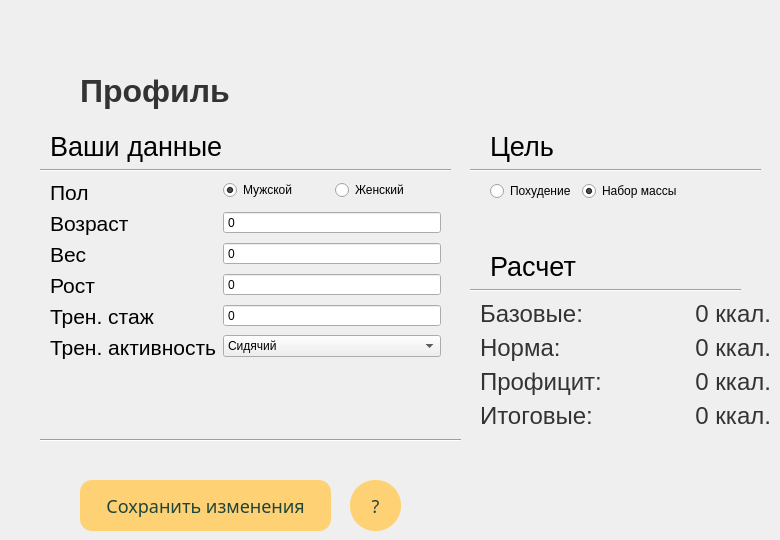
    <widget class="QWidget" name="page_2">
     <property name="styleSheet">
      <string notr="true"/>
     </property>
     <widget class="QPushButton" name="saveProfilePushButton">
      <property name="geometry">
       <rect>
        <x>80</x>
        <y>480</y>
        <width>251</width>
        <height>51</height>
       </rect>
      </property>
      <property name="font">
       <font>
        <family>Segoe UI Bold</family>
        <pointsize>-1</pointsize>
        <italic>false</italic>
        <fontweight>Medium</fontweight>
       </font>
      </property>
      <property name="mouseTracking">
       <bool>true</bool>
      </property>
      <property name="tabletTracking">
       <bool>false</bool>
      </property>
      <property name="acceptDrops">
       <bool>false</bool>
      </property>
      <property name="autoFillBackground">
       <bool>false</bool>
      </property>
      <property name="styleSheet">
       <string notr="true">QPushButton {
    background-color: rgb(255, 209, 117);
    color: #1e4539;
    border-radius: 12px;
    padding: 6px 18px;
    font-family: &quot;Segoe UI Bold&quot;;
    font-size: 18px;
}

QPushButton:hover {
    color: #000000;
	background-color: rgb(17, 255, 137);
}

QPushButton:checked {
    background-color: #d4ebd2;
}</string>
      </property>
      <property name="text">
       <string>Сохранить изменения</string>
      </property>
      <property name="checkable">
       <bool>false</bool>
      </property>
      <property name="default">
       <bool>true</bool>
      </property>
     </widget>
     <widget class="QLabel" name="label_20">
      <property name="geometry">
       <rect>
        <x>80</x>
        <y>70</y>
        <width>241</width>
        <height>41</height>
       </rect>
      </property>
      <property name="font">
       <font>
        <family>Segoe UI</family>
        <pointsize>24</pointsize>
        <italic>false</italic>
        <bold>true</bold>
       </font>
      </property>
      <property name="styleSheet">
       <string notr="true">
QLabel {
	font: 700 24pt &quot;Segoe UI&quot;;
	color: #333333;
}</string>
      </property>
      <property name="text">
       <string>Профиль</string>
      </property>
     </widget>
     <widget class="QPushButton" name="infoButton">
      <property name="geometry">
       <rect>
        <x>350</x>
        <y>480</y>
        <width>51</width>
        <height>51</height>
       </rect>
      </property>
      <property name="font">
       <font>
        <family>Segoe UI Bold</family>
        <pointsize>-1</pointsize>
        <italic>false</italic>
        <fontweight>Medium</fontweight>
       </font>
      </property>
      <property name="mouseTracking">
       <bool>true</bool>
      </property>
      <property name="tabletTracking">
       <bool>false</bool>
      </property>
      <property name="acceptDrops">
       <bool>false</bool>
      </property>
      <property name="autoFillBackground">
       <bool>false</bool>
      </property>
      <property name="styleSheet">
       <string notr="true">QPushButton {
    background-color: rgb(255, 209, 117);
    color: #1e4539;
    border-radius: 25px;
    padding: 6px 18px;
    font-family: &quot;Segoe UI Bold&quot;;
    font-size: 18px;
}

QPushButton:hover {
    color: #000000;
	background-color: rgb(17, 255, 137);
}

QPushButton:checked {
    background-color: #d4ebd2;
}</string>
      </property>
      <property name="text">
       <string>?</string>
      </property>
      <property name="checkable">
       <bool>false</bool>
      </property>
      <property name="default">
       <bool>true</bool>
      </property>
     </widget>
     <widget class="QWidget" name="layoutWidget">
      <property name="geometry">
       <rect>
        <x>480</x>
        <y>300</y>
        <width>291</width>
        <height>186</height>
       </rect>
      </property>
      <layout class="QFormLayout" name="formLayout_3">
       <item row="0" column="0">
        <widget class="QLabel" name="BMRProfileLabel_3">
         <property name="font">
          <font>
           <family>Segoe UI</family>
           <pointsize>18</pointsize>
          </font>
         </property>
         <property name="styleSheet">
          <string notr="true">QLabel {
	font-family: &quot;Segoe UI&quot;;
	color: #333333;
}</string>
         </property>
         <property name="text">
          <string>Базовые:</string>
         </property>
         <property name="textFormat">
          <enum>Qt::TextFormat::AutoText</enum>
         </property>
        </widget>
       </item>
       <item row="0" column="1">
        <widget class="QLabel" name="BMRProfileLabel">
         <property name="font">
          <font>
           <family>Segoe UI</family>
           <pointsize>18</pointsize>
          </font>
         </property>
         <property name="styleSheet">
          <string notr="true">QLabel {
	font-family: &quot;Segoe UI&quot;;
	color: #333333;
}</string>
         </property>
         <property name="text">
          <string>&lt;html&gt;&lt;head/&gt;&lt;body&gt;&lt;p align=&quot;right&quot;&gt;0 ккал.&lt;/p&gt;&lt;/body&gt;&lt;/html&gt;</string>
         </property>
         <property name="wordWrap">
          <bool>false</bool>
         </property>
        </widget>
       </item>
       <item row="1" column="0">
        <widget class="QLabel" name="label_3">
         <property name="font">
          <font>
           <family>Segoe UI</family>
           <pointsize>18</pointsize>
          </font>
         </property>
         <property name="styleSheet">
          <string notr="true">QLabel {
	font-family: &quot;Segoe UI&quot;;
	color: #333333;
}</string>
         </property>
         <property name="text">
          <string>Норма:</string>
         </property>
         <property name="textFormat">
          <enum>Qt::TextFormat::AutoText</enum>
         </property>
        </widget>
       </item>
       <item row="1" column="1">
        <widget class="QLabel" name="TDEEProfileLabel">
         <property name="font">
          <font>
           <family>Segoe UI</family>
           <pointsize>18</pointsize>
          </font>
         </property>
         <property name="styleSheet">
          <string notr="true">QLabel {
	font-family: &quot;Segoe UI&quot;;
	color: #333333;
}</string>
         </property>
         <property name="text">
          <string>&lt;html&gt;&lt;head/&gt;&lt;body&gt;&lt;p align=&quot;right&quot;&gt;0 ккал.&lt;/p&gt;&lt;/body&gt;&lt;/html&gt;</string>
         </property>
         <property name="wordWrap">
          <bool>false</bool>
         </property>
        </widget>
       </item>
       <item row="2" column="0">
        <widget class="QLabel" name="surplusProfileTextLabel">
         <property name="font">
          <font>
           <family>Segoe UI</family>
           <pointsize>18</pointsize>
          </font>
         </property>
         <property name="styleSheet">
          <string notr="true">QLabel {
	font-family: &quot;Segoe UI&quot;;
	color: #333333;
}</string>
         </property>
         <property name="text">
          <string>Профицит:</string>
         </property>
        </widget>
       </item>
       <item row="2" column="1">
        <widget class="QLabel" name="surplusProfileLabel">
         <property name="font">
          <font>
           <family>Segoe UI</family>
           <pointsize>18</pointsize>
          </font>
         </property>
         <property name="styleSheet">
          <string notr="true">QLabel {
	font-family: &quot;Segoe UI&quot;;
	color: #333333;
}</string>
         </property>
         <property name="text">
          <string>&lt;html&gt;&lt;head/&gt;&lt;body&gt;&lt;p align=&quot;right&quot;&gt;0 ккал.&lt;/p&gt;&lt;/body&gt;&lt;/html&gt;</string>
         </property>
        </widget>
       </item>
       <item row="3" column="0">
        <widget class="QLabel" name="label_2">
         <property name="font">
          <font>
           <family>Segoe UI</family>
           <pointsize>18</pointsize>
          </font>
         </property>
         <property name="styleSheet">
          <string notr="true">QLabel {
	font-family: &quot;Segoe UI&quot;;
	color: #333333;
}</string>
         </property>
         <property name="text">
          <string>Итоговые:</string>
         </property>
        </widget>
       </item>
       <item row="3" column="1">
        <widget class="QLabel" name="targetCaloriesProfileLabel">
         <property name="font">
          <font>
           <family>Segoe UI</family>
           <pointsize>18</pointsize>
          </font>
         </property>
         <property name="styleSheet">
          <string notr="true">QLabel {
	font-family: &quot;Segoe UI&quot;;
	color: #333333;
}</string>
         </property>
         <property name="text">
          <string>&lt;html&gt;&lt;head/&gt;&lt;body&gt;&lt;p align=&quot;right&quot;&gt;0 ккал.&lt;/p&gt;&lt;/body&gt;&lt;/html&gt;</string>
         </property>
        </widget>
       </item>
      </layout>
     </widget>
     <widget class="Line" name="line">
      <property name="geometry">
       <rect>
        <x>40</x>
        <y>430</y>
        <width>421</width>
        <height>21</height>
       </rect>
      </property>
      <property name="orientation">
       <enum>Qt::Orientation::Horizontal</enum>
      </property>
     </widget>
     <widget class="QLabel" name="label_12">
      <property name="geometry">
       <rect>
        <x>490</x>
        <y>130</y>
        <width>71</width>
        <height>33</height>
       </rect>
      </property>
      <property name="font">
       <font>
        <family>Segoe UI</family>
        <pointsize>20</pointsize>
       </font>
      </property>
      <property name="text">
       <string>Цель</string>
      </property>
     </widget>
     <widget class="QLabel" name="label_21">
      <property name="geometry">
       <rect>
        <x>50</x>
        <y>130</y>
        <width>191</width>
        <height>33</height>
       </rect>
      </property>
      <property name="font">
       <font>
        <family>Segoe UI</family>
        <pointsize>20</pointsize>
       </font>
      </property>
      <property name="text">
       <string>Ваши данные</string>
      </property>
     </widget>
     <widget class="Line" name="line_2">
      <property name="geometry">
       <rect>
        <x>470</x>
        <y>280</y>
        <width>271</width>
        <height>21</height>
       </rect>
      </property>
      <property name="orientation">
       <enum>Qt::Orientation::Horizontal</enum>
      </property>
     </widget>
     <widget class="QLabel" name="label_22">
      <property name="geometry">
       <rect>
        <x>490</x>
        <y>250</y>
        <width>171</width>
        <height>33</height>
       </rect>
      </property>
      <property name="font">
       <font>
        <family>Segoe UI</family>
        <pointsize>20</pointsize>
       </font>
      </property>
      <property name="text">
       <string>Расчет</string>
      </property>
     </widget>
     <widget class="Line" name="line_3">
      <property name="geometry">
       <rect>
        <x>40</x>
        <y>160</y>
        <width>411</width>
        <height>21</height>
       </rect>
      </property>
      <property name="orientation">
       <enum>Qt::Orientation::Horizontal</enum>
      </property>
     </widget>
     <widget class="Line" name="line_4">
      <property name="geometry">
       <rect>
        <x>470</x>
        <y>160</y>
        <width>291</width>
        <height>21</height>
       </rect>
      </property>
      <property name="orientation">
       <enum>Qt::Orientation::Horizontal</enum>
      </property>
     </widget>
     <widget class="QWidget" name="layoutWidget">
      <property name="geometry">
       <rect>
        <x>490</x>
        <y>180</y>
        <width>189</width>
        <height>22</height>
       </rect>
      </property>
      <layout class="QHBoxLayout" name="horizontalLayout_2">
       <item>
        <widget class="QRadioButton" name="lossButton">
         <property name="text">
          <string>Похудение</string>
         </property>
         <attribute name="buttonGroup">
          <string notr="true">goalButtonGroup</string>
         </attribute>
        </widget>
       </item>
       <item>
        <widget class="QRadioButton" name="gainButton">
         <property name="text">
          <string>Набор массы</string>
         </property>
         <property name="checked">
          <bool>true</bool>
         </property>
         <attribute name="buttonGroup">
          <string notr="true">goalButtonGroup</string>
         </attribute>
        </widget>
       </item>
      </layout>
     </widget>
     <widget class="QWidget" name="layoutWidget">
      <property name="geometry">
       <rect>
        <x>50</x>
        <y>180</y>
        <width>391</width>
        <height>234</height>
       </rect>
      </property>
      <layout class="QFormLayout" name="formLayout">
       <item row="0" column="0">
        <widget class="QLabel" name="label_11">
         <property name="font">
          <font>
           <family>Segoe UI</family>
           <pointsize>16</pointsize>
          </font>
         </property>
         <property name="text">
          <string>Пол</string>
         </property>
        </widget>
       </item>
       <item row="0" column="1">
        <layout class="QHBoxLayout" name="genderLayout">
         <item>
          <widget class="QRadioButton" name="genderMaleRadioButton">
           <property name="text">
            <string>Мужской</string>
           </property>
           <property name="checked">
            <bool>true</bool>
           </property>
           <attribute name="buttonGroup">
            <string notr="true">genderButtonGroup</string>
           </attribute>
          </widget>
         </item>
         <item>
          <widget class="QRadioButton" name="genderFemaleRadioButton">
           <property name="text">
            <string>Женский</string>
           </property>
           <attribute name="buttonGroup">
            <string notr="true">genderButtonGroup</string>
           </attribute>
          </widget>
         </item>
        </layout>
       </item>
       <item row="1" column="0">
        <widget class="QLabel" name="label_5">
         <property name="font">
          <font>
           <family>Segoe UI</family>
           <pointsize>16</pointsize>
          </font>
         </property>
         <property name="text">
          <string>Возраст</string>
         </property>
        </widget>
       </item>
       <item row="1" column="1">
        <widget class="QSpinBox" name="ageSpinBox">
         <property name="buttonSymbols">
          <enum>QAbstractSpinBox::ButtonSymbols::NoButtons</enum>
         </property>
         <property name="maximum">
          <number>999</number>
         </property>
        </widget>
       </item>
       <item row="2" column="0">
        <widget class="QLabel" name="label_6">
         <property name="font">
          <font>
           <family>Segoe UI</family>
           <pointsize>16</pointsize>
          </font>
         </property>
         <property name="text">
          <string>Вес</string>
         </property>
        </widget>
       </item>
       <item row="2" column="1">
        <widget class="QSpinBox" name="weightSpinBox">
         <property name="buttonSymbols">
          <enum>QAbstractSpinBox::ButtonSymbols::NoButtons</enum>
         </property>
         <property name="maximum">
          <number>999</number>
         </property>
        </widget>
       </item>
       <item row="3" column="0">
        <widget class="QLabel" name="label_7">
         <property name="font">
          <font>
           <family>Segoe UI</family>
           <pointsize>16</pointsize>
          </font>
         </property>
         <property name="text">
          <string>Рост</string>
         </property>
        </widget>
       </item>
       <item row="3" column="1">
        <widget class="QSpinBox" name="heightSpinBox">
         <property name="styleSheet">
          <string notr="true"/>
         </property>
         <property name="buttonSymbols">
          <enum>QAbstractSpinBox::ButtonSymbols::NoButtons</enum>
         </property>
         <property name="maximum">
          <number>999</number>
         </property>
        </widget>
       </item>
       <item row="4" column="0">
        <widget class="QLabel" name="label_9">
         <property name="font">
          <font>
           <family>Segoe UI</family>
           <pointsize>16</pointsize>
          </font>
         </property>
         <property name="text">
          <string>Трен. стаж</string>
         </property>
        </widget>
       </item>
       <item row="5" column="0">
        <widget class="QLabel" name="label_10">
         <property name="font">
          <font>
           <family>Segoe UI</family>
           <pointsize>16</pointsize>
          </font>
         </property>
         <property name="text">
          <string>Трен. активность</string>
         </property>
        </widget>
       </item>
       <item row="5" column="1">
        <widget class="QComboBox" name="trainingactivityComboBox">
         <property name="contextMenuPolicy">
          <enum>Qt::ContextMenuPolicy::DefaultContextMenu</enum>
         </property>
         <property name="styleSheet">
          <string notr="true"/>
         </property>
         <item>
          <property name="text">
           <string>Сидячий</string>
          </property>
         </item>
         <item>
          <property name="text">
           <string>Легкий</string>
          </property>
         </item>
         <item>
          <property name="text">
           <string>Умеренный</string>
          </property>
         </item>
         <item>
          <property name="text">
           <string>Интенсивный</string>
          </property>
         </item>
         <item>
          <property name="text">
           <string>Экстремальный</string>
          </property>
         </item>
        </widget>
       </item>
       <item row="4" column="1">
        <widget class="QSpinBox" name="trainingSpinBox">
         <property name="styleSheet">
          <string notr="true"/>
         </property>
         <property name="buttonSymbols">
          <enum>QAbstractSpinBox::ButtonSymbols::NoButtons</enum>
         </property>
         <property name="maximum">
          <number>999</number>
         </property>
        </widget>
       </item>
      </layout>
     </widget>
    </widget>
